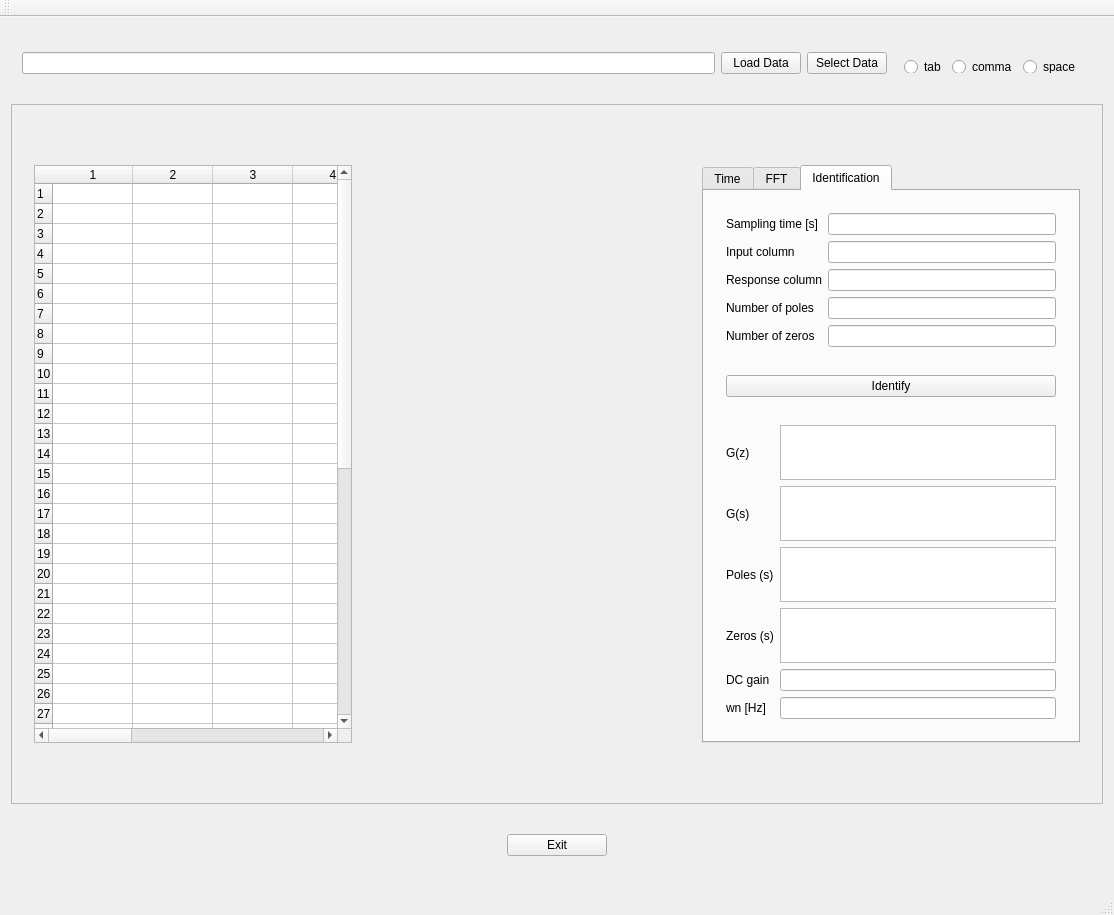
<?xml version="1.0" encoding="UTF-8"?>
<ui version="4.0">
 <class>MainWindow</class>
 <widget class="QMainWindow" name="MainWindow">
  <property name="geometry">
   <rect>
    <x>0</x>
    <y>0</y>
    <width>1114</width>
    <height>915</height>
   </rect>
  </property>
  <property name="windowTitle">
   <string>MainWindow</string>
  </property>
  <widget class="QWidget" name="centralWidget">
   <layout class="QGridLayout" name="gridLayout_14">
    <item row="0" column="0">
     <widget class="QWidget" name="widget_dataselect" native="true">
      <property name="maximumSize">
       <size>
        <width>16777215</width>
        <height>50</height>
       </size>
      </property>
      <layout class="QHBoxLayout" name="horizontalLayout">
       <item>
        <widget class="QLineEdit" name="data_path">
         <property name="minimumSize">
          <size>
           <width>180</width>
           <height>0</height>
          </size>
         </property>
        </widget>
       </item>
       <item>
        <widget class="QPushButton" name="data_load">
         <property name="text">
          <string>Load Data</string>
         </property>
        </widget>
       </item>
       <item>
        <widget class="QPushButton" name="data_select">
         <property name="text">
          <string>Select Data</string>
         </property>
        </widget>
       </item>
       <item>
        <widget class="QWidget" name="widget_input_splitter" native="true">
         <property name="minimumSize">
          <size>
           <width>0</width>
           <height>35</height>
          </size>
         </property>
         <property name="maximumSize">
          <size>
           <width>16777215</width>
           <height>35</height>
          </size>
         </property>
         <layout class="QHBoxLayout" name="horizontalLayout_2">
          <item>
           <widget class="QRadioButton" name="input_separator_tab">
            <property name="text">
             <string>tab</string>
            </property>
           </widget>
          </item>
          <item>
           <widget class="QRadioButton" name="input_separator_comma">
            <property name="text">
             <string>comma</string>
            </property>
           </widget>
          </item>
          <item>
           <widget class="QRadioButton" name="input_separator_space">
            <property name="text">
             <string>space</string>
            </property>
           </widget>
          </item>
         </layout>
        </widget>
       </item>
      </layout>
     </widget>
    </item>
    <item row="2" column="0">
     <widget class="QWidget" name="widget_exit" native="true">
      <property name="maximumSize">
       <size>
        <width>16777215</width>
        <height>50</height>
       </size>
      </property>
      <layout class="QGridLayout" name="gridLayout_8">
       <item row="0" column="0">
        <widget class="QPushButton" name="button_exit">
         <property name="minimumSize">
          <size>
           <width>100</width>
           <height>0</height>
          </size>
         </property>
         <property name="maximumSize">
          <size>
           <width>100</width>
           <height>16777215</height>
          </size>
         </property>
         <property name="text">
          <string>Exit</string>
         </property>
        </widget>
       </item>
      </layout>
     </widget>
    </item>
    <item row="1" column="0">
     <widget class="QScrollArea" name="scrollArea">
      <property name="maximumSize">
       <size>
        <width>16777215</width>
        <height>700</height>
       </size>
      </property>
      <property name="widgetResizable">
       <bool>true</bool>
      </property>
      <widget class="QWidget" name="scrollAreaWidgetContents">
       <property name="geometry">
        <rect>
         <x>0</x>
         <y>0</y>
         <width>1088</width>
         <height>698</height>
        </rect>
       </property>
       <layout class="QGridLayout" name="gridLayout_4">
        <item row="0" column="0">
         <widget class="QWidget" name="widget_table" native="true">
          <property name="minimumSize">
           <size>
            <width>340</width>
            <height>0</height>
           </size>
          </property>
          <property name="maximumSize">
           <size>
            <width>340</width>
            <height>600</height>
           </size>
          </property>
          <layout class="QGridLayout" name="gridLayout_2">
           <item row="0" column="0">
            <widget class="QTableWidget" name="table_data">
             <property name="maximumSize">
              <size>
               <width>1000</width>
               <height>600</height>
              </size>
             </property>
             <property name="autoScrollMargin">
              <number>16</number>
             </property>
             <property name="rowCount">
              <number>50</number>
             </property>
             <property name="columnCount">
              <number>10</number>
             </property>
             <attribute name="horizontalHeaderMinimumSectionSize">
              <number>30</number>
             </attribute>
             <attribute name="horizontalHeaderDefaultSectionSize">
              <number>80</number>
             </attribute>
             <attribute name="verticalHeaderMinimumSectionSize">
              <number>20</number>
             </attribute>
             <attribute name="verticalHeaderDefaultSectionSize">
              <number>20</number>
             </attribute>
             <row/>
             <row/>
             <row/>
             <row/>
             <row/>
             <row/>
             <row/>
             <row/>
             <row/>
             <row/>
             <row/>
             <row/>
             <row/>
             <row/>
             <row/>
             <row/>
             <row/>
             <row/>
             <row/>
             <row/>
             <row/>
             <row/>
             <row/>
             <row/>
             <row/>
             <row/>
             <row/>
             <row/>
             <row/>
             <row/>
             <row/>
             <row/>
             <row/>
             <row/>
             <row/>
             <row/>
             <row/>
             <row/>
             <row/>
             <row/>
             <row/>
             <row/>
             <row/>
             <row/>
             <row/>
             <row/>
             <row/>
             <row/>
             <row/>
             <row/>
             <column/>
             <column/>
             <column/>
             <column/>
             <column/>
             <column/>
             <column/>
             <column/>
             <column/>
             <column/>
            </widget>
           </item>
          </layout>
         </widget>
        </item>
        <item row="0" column="2">
         <widget class="QWidget" name="widget_tab" native="true">
          <property name="minimumSize">
           <size>
            <width>400</width>
            <height>0</height>
           </size>
          </property>
          <property name="maximumSize">
           <size>
            <width>400</width>
            <height>600</height>
           </size>
          </property>
          <layout class="QVBoxLayout" name="verticalLayout_3">
           <item>
            <widget class="QTabWidget" name="tabWidget">
             <property name="maximumSize">
              <size>
               <width>1000</width>
               <height>600</height>
              </size>
             </property>
             <property name="currentIndex">
              <number>2</number>
             </property>
             <widget class="QWidget" name="tab_timeres">
              <attribute name="title">
               <string>Time</string>
              </attribute>
              <layout class="QGridLayout" name="gridLayout_11">
               <item row="0" column="0">
                <widget class="QWidget" name="time_timerange" native="true">
                 <property name="maximumSize">
                  <size>
                   <width>1000</width>
                   <height>125</height>
                  </size>
                 </property>
                 <layout class="QGridLayout" name="gridLayout_10">
                  <item row="1" column="3">
                   <widget class="QLineEdit" name="time_timerange_xmax"/>
                  </item>
                  <item row="4" column="3">
                   <widget class="QPushButton" name="time_timerange_set">
                    <property name="text">
                     <string>Set Range</string>
                    </property>
                   </widget>
                  </item>
                  <item row="1" column="0">
                   <widget class="QLabel" name="time_timerange_label1">
                    <property name="text">
                     <string>Time [s]</string>
                    </property>
                   </widget>
                  </item>
                  <item row="3" column="1">
                   <widget class="QLineEdit" name="time_timerange_ymin"/>
                  </item>
                  <item row="3" column="0">
                   <widget class="QLabel" name="time_timerange_label2">
                    <property name="text">
                     <string>Amplitude[-]</string>
                    </property>
                   </widget>
                  </item>
                  <item row="4" column="1">
                   <widget class="QPushButton" name="time_timerange_auto">
                    <property name="text">
                     <string>Autoscale</string>
                    </property>
                   </widget>
                  </item>
                  <item row="0" column="0">
                   <widget class="QLabel" name="label_14">
                    <property name="text">
                     <string>Plot Range</string>
                    </property>
                   </widget>
                  </item>
                  <item row="3" column="2">
                   <widget class="QLabel" name="time_timerange_label3">
                    <property name="text">
                     <string>~</string>
                    </property>
                   </widget>
                  </item>
                  <item row="1" column="1">
                   <widget class="QLineEdit" name="time_timerange_xmin"/>
                  </item>
                  <item row="1" column="2">
                   <widget class="QLabel" name="time_timerange_label4">
                    <property name="text">
                     <string>~</string>
                    </property>
                   </widget>
                  </item>
                  <item row="3" column="3">
                   <widget class="QLineEdit" name="time_timerange_ymax"/>
                  </item>
                 </layout>
                </widget>
               </item>
               <item row="3" column="0">
                <spacer name="verticalSpacer_2">
                 <property name="orientation">
                  <enum>Qt::Vertical</enum>
                 </property>
                 <property name="sizeHint" stdset="0">
                  <size>
                   <width>20</width>
                   <height>40</height>
                  </size>
                 </property>
                </spacer>
               </item>
               <item row="2" column="0">
                <widget class="QWidget" name="widget_stochastic" native="true">
                 <property name="maximumSize">
                  <size>
                   <width>16777215</width>
                   <height>280</height>
                  </size>
                 </property>
                 <layout class="QGridLayout" name="gridLayout_5">
                  <item row="3" column="3">
                   <widget class="QLabel" name="time_stat_label5">
                    <property name="text">
                     <string>~</string>
                    </property>
                   </widget>
                  </item>
                  <item row="5" column="2" colspan="3">
                   <widget class="QLineEdit" name="time_stat_result_variance"/>
                  </item>
                  <item row="8" column="4">
                   <widget class="QPushButton" name="time_stat_start">
                    <property name="text">
                     <string>Calculate</string>
                    </property>
                   </widget>
                  </item>
                  <item row="2" column="1">
                   <widget class="QLabel" name="time_stat_label3">
                    <property name="text">
                     <string>Column</string>
                    </property>
                   </widget>
                  </item>
                  <item row="3" column="4">
                   <widget class="QLineEdit" name="time_stat_time_et"/>
                  </item>
                  <item row="7" column="1">
                   <widget class="QLabel" name="time_stat_label7">
                    <property name="text">
                     <string>Kurtosis</string>
                    </property>
                   </widget>
                  </item>
                  <item row="5" column="1">
                   <widget class="QLabel" name="time_stat_label1">
                    <property name="text">
                     <string>Variance</string>
                    </property>
                   </widget>
                  </item>
                  <item row="1" column="2" colspan="3">
                   <widget class="QLineEdit" name="time_ts"/>
                  </item>
                  <item row="1" column="1">
                   <widget class="QLabel" name="time_stat_label9">
                    <property name="text">
                     <string>Sampling time[s]</string>
                    </property>
                   </widget>
                  </item>
                  <item row="4" column="2" colspan="3">
                   <widget class="QLineEdit" name="time_stat_result_mean"/>
                  </item>
                  <item row="2" column="2" colspan="3">
                   <widget class="QLineEdit" name="time_stat_column"/>
                  </item>
                  <item row="6" column="2" colspan="3">
                   <widget class="QLineEdit" name="time_stat_result_skew"/>
                  </item>
                  <item row="7" column="2" colspan="3">
                   <widget class="QLineEdit" name="time_stat_result_kurtosis"/>
                  </item>
                  <item row="3" column="2">
                   <widget class="QLineEdit" name="time_stat_time_st"/>
                  </item>
                  <item row="0" column="1">
                   <widget class="QLabel" name="time_stat_label8">
                    <property name="maximumSize">
                     <size>
                      <width>16777215</width>
                      <height>30</height>
                     </size>
                    </property>
                    <property name="text">
                     <string>Statistics</string>
                    </property>
                   </widget>
                  </item>
                  <item row="3" column="1">
                   <widget class="QLabel" name="time_stat_label4">
                    <property name="text">
                     <string>Time [s]</string>
                    </property>
                   </widget>
                  </item>
                  <item row="6" column="1">
                   <widget class="QLabel" name="time_stat_label2">
                    <property name="text">
                     <string>Skewness</string>
                    </property>
                   </widget>
                  </item>
                  <item row="4" column="1">
                   <widget class="QLabel" name="time_stat_label6">
                    <property name="text">
                     <string>Mean</string>
                    </property>
                   </widget>
                  </item>
                 </layout>
                </widget>
               </item>
              </layout>
             </widget>
             <widget class="QWidget" name="tab_fft">
              <attribute name="title">
               <string>FFT</string>
              </attribute>
              <layout class="QVBoxLayout" name="verticalLayout_4">
               <item>
                <widget class="QWidget" name="widget_setting" native="true">
                 <property name="minimumSize">
                  <size>
                   <width>0</width>
                   <height>0</height>
                  </size>
                 </property>
                 <property name="maximumSize">
                  <size>
                   <width>16777215</width>
                   <height>180</height>
                  </size>
                 </property>
                 <layout class="QGridLayout" name="gridLayout_6">
                  <item row="5" column="0">
                   <widget class="QWidget" name="widget_timerange" native="true">
                    <property name="minimumSize">
                     <size>
                      <width>0</width>
                      <height>0</height>
                     </size>
                    </property>
                    <property name="maximumSize">
                     <size>
                      <width>1000</width>
                      <height>75</height>
                     </size>
                    </property>
                    <layout class="QGridLayout" name="gridLayout">
                     <item row="1" column="2">
                      <widget class="QLabel" name="label">
                       <property name="text">
                        <string>~</string>
                       </property>
                      </widget>
                     </item>
                     <item row="1" column="3">
                      <widget class="QLineEdit" name="fft_timerange_et"/>
                     </item>
                     <item row="1" column="1">
                      <widget class="QLineEdit" name="fft_timerange_st"/>
                     </item>
                     <item row="1" column="0">
                      <widget class="QLabel" name="label_16">
                       <property name="text">
                        <string>Analazing range [s]</string>
                       </property>
                      </widget>
                     </item>
                     <item row="0" column="0">
                      <widget class="QLabel" name="label_6">
                       <property name="text">
                        <string>Sampling time [s]</string>
                       </property>
                      </widget>
                     </item>
                     <item row="0" column="1" colspan="3">
                      <widget class="QLineEdit" name="fft_ts"/>
                     </item>
                    </layout>
                   </widget>
                  </item>
                  <item row="4" column="0">
                   <widget class="QCheckBox" name="fft_timerange_ena">
                    <property name="text">
                     <string>Time range specification</string>
                    </property>
                   </widget>
                  </item>
                  <item row="0" column="0">
                   <widget class="QLabel" name="label_5">
                    <property name="maximumSize">
                     <size>
                      <width>16777215</width>
                      <height>25</height>
                     </size>
                    </property>
                    <property name="text">
                     <string>Setting</string>
                    </property>
                   </widget>
                  </item>
                  <item row="1" column="0">
                   <widget class="QCheckBox" name="fft_logscaleY_on">
                    <property name="text">
                     <string>Use logscale Y-axis</string>
                    </property>
                   </widget>
                  </item>
                 </layout>
                </widget>
               </item>
               <item>
                <widget class="QPushButton" name="fft_start">
                 <property name="text">
                  <string>Start FFT</string>
                 </property>
                </widget>
               </item>
               <item>
                <widget class="QWidget" name="widget_freqrange" native="true">
                 <property name="maximumSize">
                  <size>
                   <width>16777215</width>
                   <height>125</height>
                  </size>
                 </property>
                 <layout class="QGridLayout" name="gridLayout_9">
                  <item row="1" column="2">
                   <widget class="QLabel" name="fft_freqrange_label1">
                    <property name="text">
                     <string>~</string>
                    </property>
                   </widget>
                  </item>
                  <item row="2" column="1">
                   <widget class="QLineEdit" name="fft_freqrange_ymin"/>
                  </item>
                  <item row="1" column="3">
                   <widget class="QLineEdit" name="fft_freqrange_xmax"/>
                  </item>
                  <item row="3" column="1">
                   <widget class="QPushButton" name="fft_freqrange_auto">
                    <property name="text">
                     <string>Autoscale</string>
                    </property>
                   </widget>
                  </item>
                  <item row="2" column="0">
                   <widget class="QLabel" name="fft_freqrange_label4">
                    <property name="text">
                     <string>Power [dB/-]</string>
                    </property>
                   </widget>
                  </item>
                  <item row="2" column="2">
                   <widget class="QLabel" name="fft_freqrange_label2">
                    <property name="text">
                     <string>~</string>
                    </property>
                   </widget>
                  </item>
                  <item row="1" column="0">
                   <widget class="QLabel" name="fft_freqrange_label3">
                    <property name="text">
                     <string>Freq. [Hz]</string>
                    </property>
                   </widget>
                  </item>
                  <item row="1" column="1">
                   <widget class="QLineEdit" name="fft_freqrange_xmin"/>
                  </item>
                  <item row="2" column="3">
                   <widget class="QLineEdit" name="fft_freqrange_ymax"/>
                  </item>
                  <item row="3" column="3">
                   <widget class="QPushButton" name="fft_freqrange_set">
                    <property name="text">
                     <string>Set Range</string>
                    </property>
                   </widget>
                  </item>
                  <item row="0" column="0">
                   <widget class="QLabel" name="label_13">
                    <property name="text">
                     <string>Plot Range</string>
                    </property>
                   </widget>
                  </item>
                 </layout>
                </widget>
               </item>
               <item>
                <spacer name="verticalSpacer">
                 <property name="orientation">
                  <enum>Qt::Vertical</enum>
                 </property>
                 <property name="sizeHint" stdset="0">
                  <size>
                   <width>20</width>
                   <height>40</height>
                  </size>
                 </property>
                </spacer>
               </item>
              </layout>
             </widget>
             <widget class="QWidget" name="tab_si">
              <attribute name="title">
               <string>Identification</string>
              </attribute>
              <layout class="QGridLayout" name="gridLayout_7">
               <item row="1" column="0">
                <widget class="QWidget" name="widget__si_start" native="true">
                 <layout class="QVBoxLayout" name="verticalLayout">
                  <item>
                   <widget class="QPushButton" name="si_start">
                    <property name="text">
                     <string>Identify</string>
                    </property>
                   </widget>
                  </item>
                 </layout>
                </widget>
               </item>
               <item row="0" column="0">
                <widget class="QWidget" name="widget_si_setting" native="true">
                 <property name="maximumSize">
                  <size>
                   <width>16777215</width>
                   <height>170</height>
                  </size>
                 </property>
                 <layout class="QGridLayout" name="gridLayout_12">
                  <item row="1" column="1">
                   <widget class="QLineEdit" name="si_column_in"/>
                  </item>
                  <item row="4" column="1">
                   <widget class="QLineEdit" name="si_num_Z"/>
                  </item>
                  <item row="3" column="1">
                   <widget class="QLineEdit" name="si_num_P"/>
                  </item>
                  <item row="0" column="1">
                   <widget class="QLineEdit" name="si_ts"/>
                  </item>
                  <item row="2" column="1">
                   <widget class="QLineEdit" name="si_column_res"/>
                  </item>
                  <item row="0" column="0">
                   <widget class="QLabel" name="label_7">
                    <property name="text">
                     <string>Sampling time [s]</string>
                    </property>
                   </widget>
                  </item>
                  <item row="1" column="0">
                   <widget class="QLabel" name="label_8">
                    <property name="text">
                     <string>Input column</string>
                    </property>
                   </widget>
                  </item>
                  <item row="2" column="0">
                   <widget class="QLabel" name="label_9">
                    <property name="text">
                     <string>Response column</string>
                    </property>
                   </widget>
                  </item>
                  <item row="3" column="0">
                   <widget class="QLabel" name="label_10">
                    <property name="text">
                     <string>Number of poles</string>
                    </property>
                   </widget>
                  </item>
                  <item row="4" column="0">
                   <widget class="QLabel" name="label_11">
                    <property name="text">
                     <string>Number of zeros</string>
                    </property>
                   </widget>
                  </item>
                 </layout>
                </widget>
               </item>
               <item row="3" column="0">
                <widget class="QWidget" name="widget_si_result" native="true">
                 <property name="maximumSize">
                  <size>
                   <width>16777215</width>
                   <height>650</height>
                  </size>
                 </property>
                 <layout class="QGridLayout" name="gridLayout_13">
                  <item row="12" column="0">
                   <widget class="QLabel" name="si_result_label_5">
                    <property name="text">
                     <string>wn [Hz]</string>
                    </property>
                   </widget>
                  </item>
                  <item row="9" column="1">
                   <widget class="QTextEdit" name="si_result_zero"/>
                  </item>
                  <item row="2" column="1">
                   <widget class="QTextEdit" name="si_result_tfz"/>
                  </item>
                  <item row="11" column="1">
                   <widget class="QLineEdit" name="si_result_dc"/>
                  </item>
                  <item row="4" column="0">
                   <widget class="QLabel" name="si_result_label_3">
                    <property name="text">
                     <string>G(s)</string>
                    </property>
                   </widget>
                  </item>
                  <item row="9" column="0">
                   <widget class="QLabel" name="label_2">
                    <property name="text">
                     <string>Zeros (s)</string>
                    </property>
                   </widget>
                  </item>
                  <item row="5" column="1">
                   <widget class="QTextEdit" name="si_result_pole"/>
                  </item>
                  <item row="4" column="1">
                   <widget class="QTextEdit" name="si_result_tfs"/>
                  </item>
                  <item row="5" column="0">
                   <widget class="QLabel" name="si_result_label_4">
                    <property name="text">
                     <string>Poles (s)</string>
                    </property>
                   </widget>
                  </item>
                  <item row="11" column="0">
                   <widget class="QLabel" name="si_result_label_12">
                    <property name="text">
                     <string>DC gain</string>
                    </property>
                   </widget>
                  </item>
                  <item row="2" column="0">
                   <widget class="QLabel" name="si_result_label_2">
                    <property name="text">
                     <string>G(z)</string>
                    </property>
                   </widget>
                  </item>
                  <item row="12" column="1">
                   <widget class="QLineEdit" name="si_result_wn"/>
                  </item>
                 </layout>
                </widget>
               </item>
              </layout>
             </widget>
            </widget>
           </item>
          </layout>
         </widget>
        </item>
        <item row="0" column="1">
         <widget class="QWidget" name="widget_graph" native="true">
          <property name="minimumSize">
           <size>
            <width>300</width>
            <height>0</height>
           </size>
          </property>
          <property name="maximumSize">
           <size>
            <width>16777215</width>
            <height>600</height>
           </size>
          </property>
          <layout class="QGridLayout" name="gridLayout_3">
           <item row="1" column="0">
            <widget class="QCustomPlot" name="graph_fft" native="true">
             <property name="minimumSize">
              <size>
               <width>200</width>
               <height>100</height>
              </size>
             </property>
             <property name="maximumSize">
              <size>
               <width>1000</width>
               <height>1000</height>
              </size>
             </property>
            </widget>
           </item>
           <item row="2" column="0">
            <widget class="QCustomPlot" name="graph_si" native="true">
             <property name="minimumSize">
              <size>
               <width>200</width>
               <height>100</height>
              </size>
             </property>
             <property name="maximumSize">
              <size>
               <width>1000</width>
               <height>1000</height>
              </size>
             </property>
            </widget>
           </item>
           <item row="0" column="0">
            <widget class="QCustomPlot" name="graph_timeres" native="true">
             <property name="minimumSize">
              <size>
               <width>200</width>
               <height>100</height>
              </size>
             </property>
             <property name="maximumSize">
              <size>
               <width>1000</width>
               <height>1000</height>
              </size>
             </property>
            </widget>
           </item>
          </layout>
         </widget>
        </item>
       </layout>
      </widget>
     </widget>
    </item>
   </layout>
  </widget>
  <widget class="QMenuBar" name="menuBar">
   <property name="geometry">
    <rect>
     <x>0</x>
     <y>0</y>
     <width>1114</width>
     <height>22</height>
    </rect>
   </property>
  </widget>
  <widget class="QToolBar" name="mainToolBar">
   <attribute name="toolBarArea">
    <enum>TopToolBarArea</enum>
   </attribute>
   <attribute name="toolBarBreak">
    <bool>false</bool>
   </attribute>
  </widget>
  <widget class="QStatusBar" name="statusBar"/>
 </widget>
 <layoutdefault spacing="6" margin="11"/>
 <customwidgets>
  <customwidget>
   <class>QCustomPlot</class>
   <extends>QWidget</extends>
   <header location="global">qcustomplot.h</header>
   <container>1</container>
  </customwidget>
 </customwidgets>
 <resources/>
 <connections/>
</ui>
